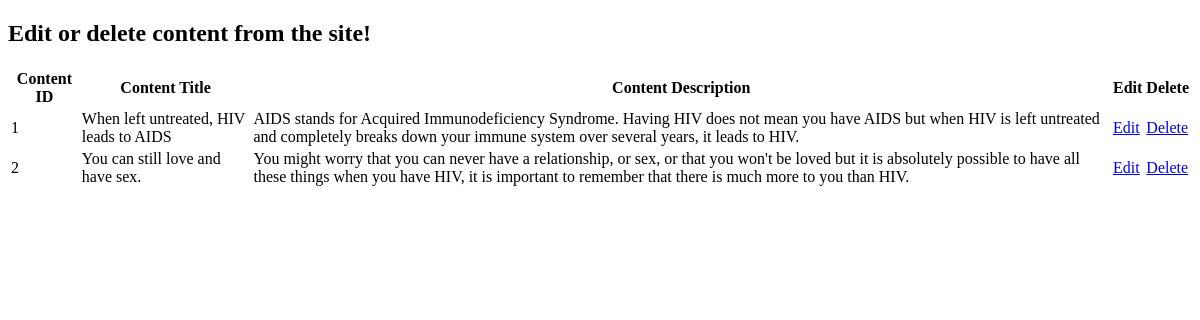
/admin/admin_contentlist.php (signed in), run on an earlier commit of the app's database.
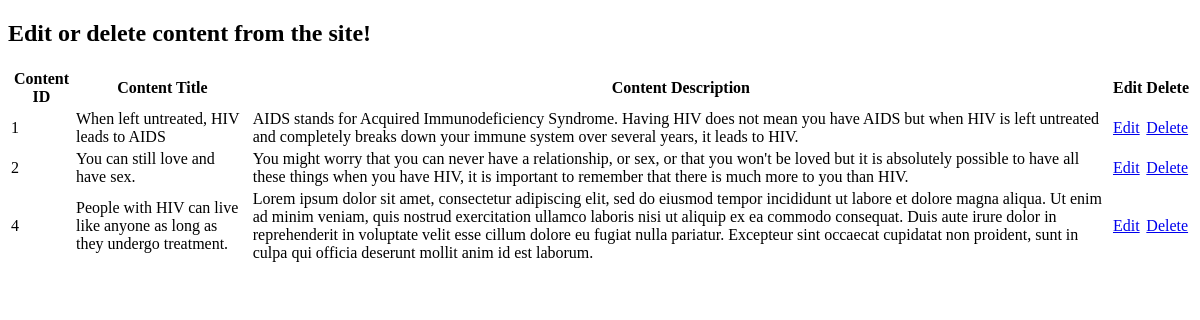
And on a later commit of the database.
### tables this page shows
CREATE TABLE IF NOT EXISTS `tbl_content` (
  `id` int(11) NOT NULL AUTO_INCREMENT,
  `page_id` int(11) NOT NULL,
  `page_title` varchar(250) NOT NULL,
  `description` text NOT NULL,
  `title` varchar(300) NOT NULL,
  PRIMARY KEY (`id`)
);

### admin/scripts/content.php (called while the page is built, shortened)
<?php
function getContent()
{
    $pdo = Database::getInstance()->getConnection();
    $query_content = 'SELECT * FROM `tbl_content`';
    $get_content = $pdo->prepare($query_content);
    $fetch_content = $get_content->execute();
    if ($fetch_content && $get_content->rowCount()) {
        return $get_content;
    } else {
        return false;
    }
}

### admin/admin_contentlist.php (the view, shortened to what this page needs)
<?php
    $users = getContent();
?>
<!DOCTYPE html>
<html lang="en">
<head>
</head>
<body>
    <h2>Edit or delete content from the site!</h2>
    <table>
        <thead>
            <tr>
                <th>Content ID</th>
                <th>Content Title</th>
                <th>Content Description</th>
                <th>Edit</th>
                <th>Delete</th>
            </tr>
        </thead>
        <tbody>
        <?php while($row = $users->fetch(PDO::FETCH_ASSOC)):?>
            <tr>
                <td><?php echo $row["id"];?></td>
                <td><?php echo $row["title"];?></td>
                <td><?php echo $row["description"];?></td>
                <td><a href="admin_editcontent.php?id=<?php echo $row['id'];?>">Edit</a></td>
                <td><a href="admin_deletecontent.php?id=<?php echo $row['id'];?>">Delete</a></td>
            </tr>
        <?php endwhile;?>
        </tbody>
    </table>
</body>
</html>

What changed in the data, as far as the page shows it:
added tbl_content: id "4", title "People with HIV can live like anyone as long as they undergo treatment.", description "Lorem ipsum dolor sit amet, consectetur adipiscing elit, sed do eiusmod tempor incididunt ut labore et dolore magna aliqua. Ut enim ad minim veniam, quis nostrud exercitation ullamco laboris nisi ut aliquip ex ea commodo consequat. Duis aute irure dolor in reprehenderit in voluptate velit esse cillum dolore eu fugiat nulla pariatur. Excepteur sint occaecat cupidatat non proident, sunt in culpa qui officia deserunt mollit anim id est laborum."
